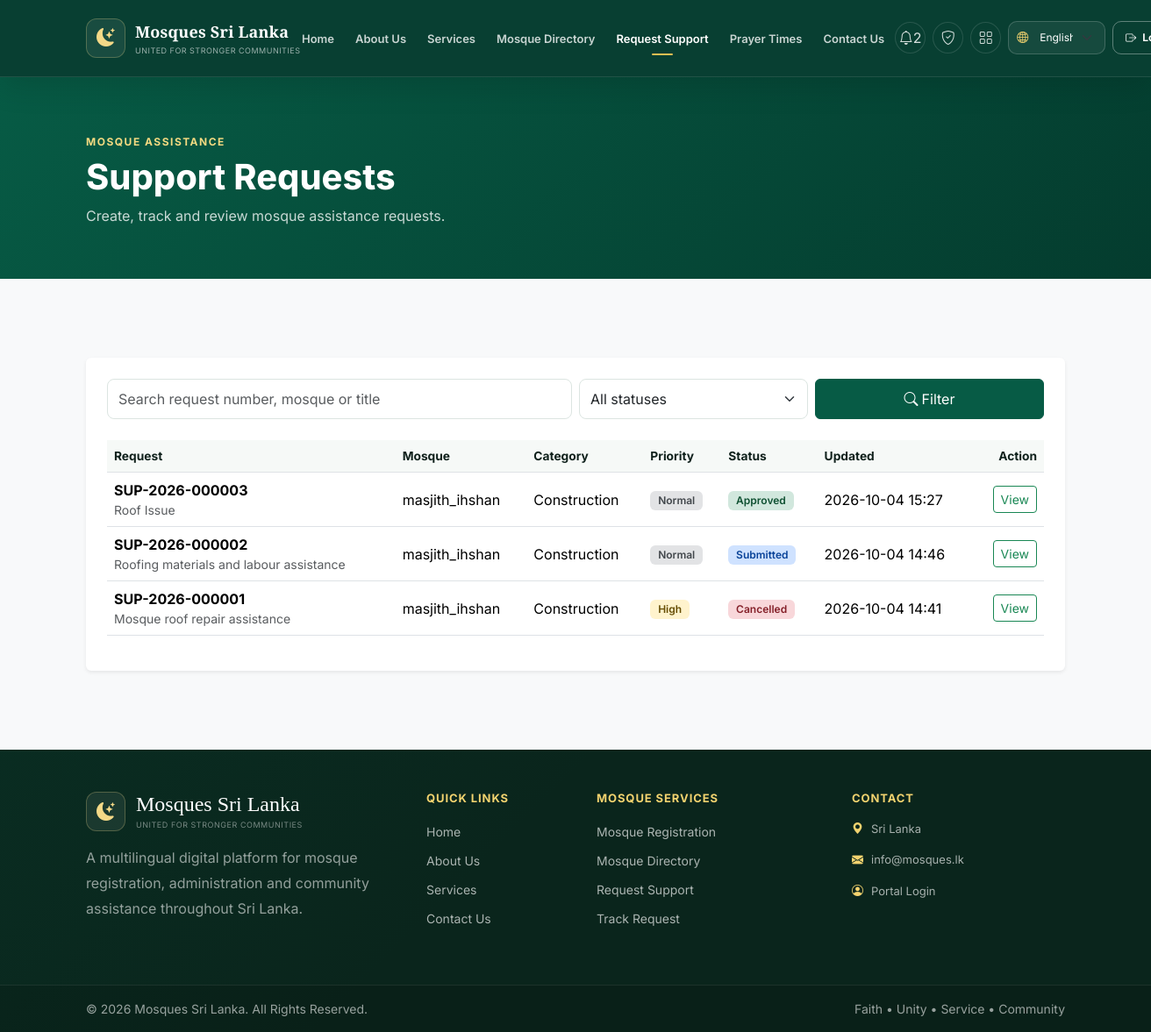
The page /en/support/ (signed in) on the database its author committed.
### support_requests/models.py (models this page shows, shortened)
class MosqueSupportRequest(models.Model):
    request_no = models.CharField(
        max_length=30,
        unique=True,
        null=True,
        blank=True,
        editable=False,
        db_index=True,
    )
    mosque = models.ForeignKey(
        Mosque,
        on_delete=models.PROTECT,
        related_name="support_requests",
    )
    category = models.CharField(
        max_length=30,
        choices=SupportCategory.choices,
        db_index=True,
    )
    priority = models.CharField(
        max_length=15,
        choices=SupportPriority.choices,
        default=SupportPriority.NORMAL,
        db_index=True,
    )
    title = models.CharField(max_length=220)
    issue_description = models.TextField(
        verbose_name=_("Describe the issue / current situation"),
    )
    requested_support = models.TextField(
        verbose_name=_("Support requested"),
    )
    requested_amount = models.DecimalField(
        max_digits=14,
        decimal_places=2,
        null=True,
        blank=True,
        verbose_name=_("Requested amount (LKR)"),
    )
    contact_person = models.CharField(max_length=180)
    contact_phone = models.CharField(max_length=30)
    status = models.CharField(
        max_length=25,
        choices=SupportRequestStatus.choices,
        default=SupportRequestStatus.DRAFT,
        db_index=True,
    )
    created_by = models.ForeignKey(
        settings.AUTH_USER_MODEL,
        on_delete=models.PROTECT,
        related_name="created_support_requests",
    )
    assigned_to = models.ForeignKey(
        settings.AUTH_USER_MODEL,
        on_delete=models.SET_NULL,
        related_name="assigned_support_requests",
        null=True,
        blank=True,
    )
    reviewed_by = models.ForeignKey(
        settings.AUTH_USER_MODEL,
        on_delete=models.SET_NULL,
        related_name="reviewed_support_requests",
        null=True,
        blank=True,
    )
    approved_amount = models.DecimalField(
        max_digits=14,
        decimal_places=2,
        null=True,
        blank=True,
        verbose_name=_("Approved amount (LKR)"),
    )
    latest_admin_note = models.TextField(blank=True)
    submitted_at = models.DateTimeField(null=True, blank=True)
    reviewed_at = models.DateTimeField(null=True, blank=True)
    completed_at = models.DateTimeField(null=True, blank=True)
    created_at = models.DateTimeField(auto_now_add=True)
    updated_at = models.DateTimeField(auto_now=True)
    class Meta:
        ordering = ["-created_at"]
        indexes = [
            models.Index(fields=["status", "priority"], name="support_status_priority_idx"),
            models.Index(fields=["mosque", "status"], name="support_mosque_status_idx"),
            models.Index(fields=["category"], name="support_category_idx"),
        ]
        verbose_name = _("mosque support request")
        verbose_name_plural = _("mosque support requests")

### mosques/models.py (models this page shows, shortened)
class LocalizedMosqueMixin:
    def get_localized_name(self, language=None):
        language = (language or get_language() or "en").split("-")[0]
        if language in {"en", "ta", "ar"}:
            value = getattr(self, f"name_{language}", "")
            if value:
                return value
        return self.name_en
    @property
    def localized_name(self):
        return self.get_localized_name()

class Mosque(LocalizedMosqueMixin, models.Model):
    mosque_id = models.CharField(
        max_length=24,
        unique=True,
        null=True,
        blank=True,
        editable=False,
        db_index=True,
    )
    name_en = models.CharField(max_length=220, verbose_name=_("Mosque name (English)"))
    name_ta = models.CharField(max_length=220, blank=True, verbose_name=_("Mosque name (Tamil)"))
    name_ar = models.CharField(max_length=220, blank=True, verbose_name=_("Mosque name (Arabic)"))
    category = models.CharField(
        max_length=20,
        choices=MosqueCategory.choices,
        default=MosqueCategory.MASJID,
    )
    established_year = models.PositiveSmallIntegerField(null=True, blank=True)
    existing_registration_number = models.CharField(max_length=100, blank=True)
    province = models.ForeignKey(
        Province,
        on_delete=models.PROTECT,
        related_name="mosques",
    )
    district = models.ForeignKey(
        District,
        on_delete=models.PROTECT,
        related_name="mosques",
    )
    divisional_secretariat = models.ForeignKey(
        DivisionalSecretariat,
        on_delete=models.PROTECT,
        related_name="mosques",
        null=True,
        blank=True,
    )
    gn_division = models.ForeignKey(
        GNDivision,
        on_delete=models.PROTECT,
        related_name="mosques",
        null=True,
        blank=True,
    )
    address_line1 = models.CharField(max_length=220)
    address_line2 = models.CharField(max_length=220, blank=True)
    city_or_town = models.CharField(max_length=120)
    postal_code = models.CharField(max_length=20, blank=True)
    official_phone = models.CharField(max_length=30)
    alternate_phone = models.CharField(max_length=30, blank=True)
    official_email = models.EmailField(blank=True)
    website = models.URLField(blank=True)
    description_en = models.TextField(blank=True, verbose_name=_("Description (English)"))
    description_ta = models.TextField(blank=True, verbose_name=_("Description (Tamil)"))
    description_ar = models.TextField(blank=True, verbose_name=_("Description (Arabic)"))
    status = models.CharField(
        max_length=25,
        choices=MosqueStatus.choices,
        default=MosqueStatus.DRAFT,
        db_index=True,
    )
    created_by = models.ForeignKey(
        settings.AUTH_USER_MODEL,
        on_delete=models.PROTECT,
        related_name="created_mosque_applications",
    )
    submitted_at = models.DateTimeField(null=True, blank=True)
    reviewed_at = models.DateTimeField(null=True, blank=True)
    reviewed_by = models.ForeignKey(
        settings.AUTH_USER_MODEL,
        on_delete=models.SET_NULL,
        related_name="reviewed_mosque_applications",
        null=True,
        blank=True,
    )
    review_notes = models.TextField(blank=True)
    created_at = models.DateTimeField(auto_now_add=True)
    updated_at = models.DateTimeField(auto_now=True)
    class Meta:
        ordering = ["-created_at"]
        indexes = [
            models.Index(fields=["status", "district"], name="mosque_status_district_idx"),
            models.Index(fields=["name_en"], name="mosque_name_en_idx"),
        ]
        verbose_name = _("mosque")
        verbose_name_plural = _("mosques")

### support_requests/views.py (the view, shortened to what this page needs)
# urls.py: path("", views.my_requests, name="my_requests"),
@login_required
def my_requests(request):
    if is_support_reviewer(request.user):
        queryset = _request_queryset()
    status = request.GET.get("status", "").strip()
    query = request.GET.get("q", "").strip()
    if status:
        queryset = queryset.filter(status=status)
    return render(
        request,
        "support_requests/my_requests.html",
        {
            "support_requests": queryset,
            "selected_status": status,
            "query": query,
            "status_choices": SupportRequestStatus.choices,
            "can_create": request.user.role == UserRole.MOSQUE_ADMIN,
        },
    )

### support_requests/access.py (called while the page is built)
def is_support_reviewer(user):
    return bool(
        user.is_authenticated
        and (
            user.is_superuser
            or user.role
            in {
                UserRole.SUPPORT_OFFICER,
                UserRole.PLATFORM_ADMIN,
                UserRole.SUPER_ADMIN,
            }
        )
    )

### support_requests/context_processors.py (called while the page is built)
def platform_notifications(request):
    if not getattr(request, "user", None) or not request.user.is_authenticated:
        return {
            "GLOBAL_UNREAD_NOTIFICATION_COUNT": 0,
            "GLOBAL_RECENT_NOTIFICATIONS": [],
        }
    queryset = SupportNotification.objects.filter(
        user=request.user,
        dashboard_visible=True,
    )
    return {
        "GLOBAL_UNREAD_NOTIFICATION_COUNT": queryset.filter(is_read=False).count(),
        "GLOBAL_RECENT_NOTIFICATIONS": queryset[:5],
    }

### support_requests/views.py (called while the page is built)
def _request_queryset():
    return MosqueSupportRequest.objects.select_related(
        "mosque",
        "mosque__district",
        "mosque__province",
        "created_by",
        "assigned_to",
        "reviewed_by",
    ).prefetch_related(
        "documents",
        "history__actor",
    )

### support_requests/templates/support_requests/my_requests.html (shortened to what this page needs)
{% extends "ui_system/base.html" %}
{% load i18n %}
{% block content %}
<section class="dashboard-hero">
    <div class="container">
        <div class="d-flex flex-column flex-lg-row justify-content-between align-items-lg-center gap-3">
            <div>
                <span class="dashboard-kicker">{% trans "Mosque Assistance" %}</span>
                <h1>{% trans "Support Requests" %}</h1>
                <p>{% trans "Create, track and review mosque assistance requests." %}</p>
            </div>
        </div>
    </div>
</section>
<section class="section-padding bg-light">
    <div class="container">
        <div class="card border-0 shadow-sm">
            <div class="card-body p-4">
                <form method="get" class="row g-2 mb-4">
                    <div class="col-lg-6">
                        <input type="search" name="q" value="{{ query }}" class="form-control" placeholder="{% trans 'Search request number, mosque or title' %}">
                    </div>
                    <div class="col-lg-3">
                        <select name="status" class="form-select">
                            <option value="">{% trans "All statuses" %}</option>
                        </select>
                    </div>
                    <div class="col-lg-3 d-grid">
                        <button class="btn btn-primary-custom" type="submit"><i class="bi bi-search me-1"></i>{% trans "Filter" %}</button>
                    </div>
                </form>
                <div class="table-responsive">
                    <table class="table align-middle support-table">
                        <thead>
                            <tr>
                                <th>{% trans "Request" %}</th>
                                <th>{% trans "Mosque" %}</th>
                                <th>{% trans "Category" %}</th>
                                <th>{% trans "Priority" %}</th>
                                <th>{% trans "Status" %}</th>
                                <th>{% trans "Updated" %}</th>
                                <th class="text-end">{% trans "Action" %}</th>
                            </tr>
                        </thead>
                        <tbody>
                            {% for item in support_requests %}
                                <tr>
                                    <td>
                                        <strong>{{ item.request_no }}</strong>
                                        <small class="d-block text-muted">{{ item.title }}</small>
                                    </td>
                                    <td>{{ item.mosque.localized_name }}</td>
                                    <td>{{ item.get_category_display }}</td>
                                    <td><span class="badge support-priority-{{ item.priority|lower }}">{{ item.get_priority_display }}</span></td>
                                    <td><span class="badge support-status support-status-{{ item.status|lower }}">{{ item.get_status_display }}</span></td>
                                    <td>{{ item.updated_at|date:"Y-m-d H:i" }}</td>
                                    <td class="text-end">
                                        <a href="{% url 'support_requests:detail' item.request_no %}" class="btn btn-sm btn-outline-success">
                                            {% trans "View" %}
                                        </a>
                                    </td>
                                </tr>
                            {% empty %}
                                <tr><td colspan="7" class="text-center text-muted py-5">{% trans "No support requests found." %}</td></tr>
                            {% endfor %}
                        </tbody>
                    </table>
                </div>
            </div>
        </div>
    </div>
</section>
{% endblock %}

### static/css/main.css (style rules this page uses)
:root { --primary: #075b45; --primary-dark: #043c2e; --primary-light: #0a8061; --accent: #d4af37; --dark: #10211c; --light: #f6f9f7; --text: #35463f; --muted: #718079; --border: #e5ece8; --shadow: 0 10px 35px rgba(10, 63, 48, 0.08); }
body { font-family: system-ui, -apple-system, "Segoe UI", sans-serif; color: var(--text); background: white; }
.section-padding { padding: 90px 0; }
.btn-primary-custom { background: var(--primary); color: white; border: 1px solid var(--primary); padding-left: 24px; padding-right: 24px; }
.form-control, .form-select { min-height: 46px; border-radius: 8px; border-color: #dce5e1; }
.dashboard-hero { padding: 60px 0; background: linear-gradient(135deg, var(--primary), var(--primary-dark)); color: white; }
.dashboard-hero h1 { font-weight: 750; margin: 6px 0 8px; }
.dashboard-hero p { margin: 0; color: rgba(255,255,255,.78); max-width: 720px; }
.dashboard-kicker { color: #f4da81; font-size: 12px; text-transform: uppercase; letter-spacing: 1.5px; font-weight: 700; }
.support-table thead th { white-space: nowrap; color: var(--dark); font-size: 0.86rem; background: var(--light); }
.support-status, [class^="support-priority-"], [class*=" support-priority-"] { font-weight: 600; border: 1px solid transparent; }
.support-status-submitted { color: #084298; background: #cfe2ff; }
.support-status-approved { color: #0f5132; background: #d1e7dd; }
.support-status-rejected, .support-status-cancelled { color: #842029; background: #f8d7da; }
.support-priority-normal { color: #41464b; background: #e2e3e5; }
.support-priority-high { color: #664d03; background: #fff3cd; }
body { font-family: "Inter", system-ui, -apple-system, "Segoe UI", sans-serif; text-rendering: optimizeLegibility; -webkit-font-smoothing: antialiased; }
h1, h2, h3, h4, h5, h6 { text-wrap: balance; }

### rows shown on the page
MosqueSupportRequest: request_no "SUP-2026-000003", title "Roof Issue", mosque.localized_name "masjith_ihshan", category "Construction", priority "Normal", status "Approved", updated_at "2026-10-04 15:27"
MosqueSupportRequest: request_no "SUP-2026-000002", title "Roofing materials and labour assistance", mosque.localized_name "masjith_ihshan", category "Construction", priority "Normal", status "Submitted", updated_at "2026-10-04 14:46"
MosqueSupportRequest: request_no "SUP-2026-000001", title "Mosque roof repair assistance", mosque.localized_name "masjith_ihshan", category "Construction", priority "High", status "Cancelled", updated_at "2026-10-04 14:41"

### other values the page prints
{{ GLOBAL_UNREAD_NOTIFICATION_COUNT }} "2"
